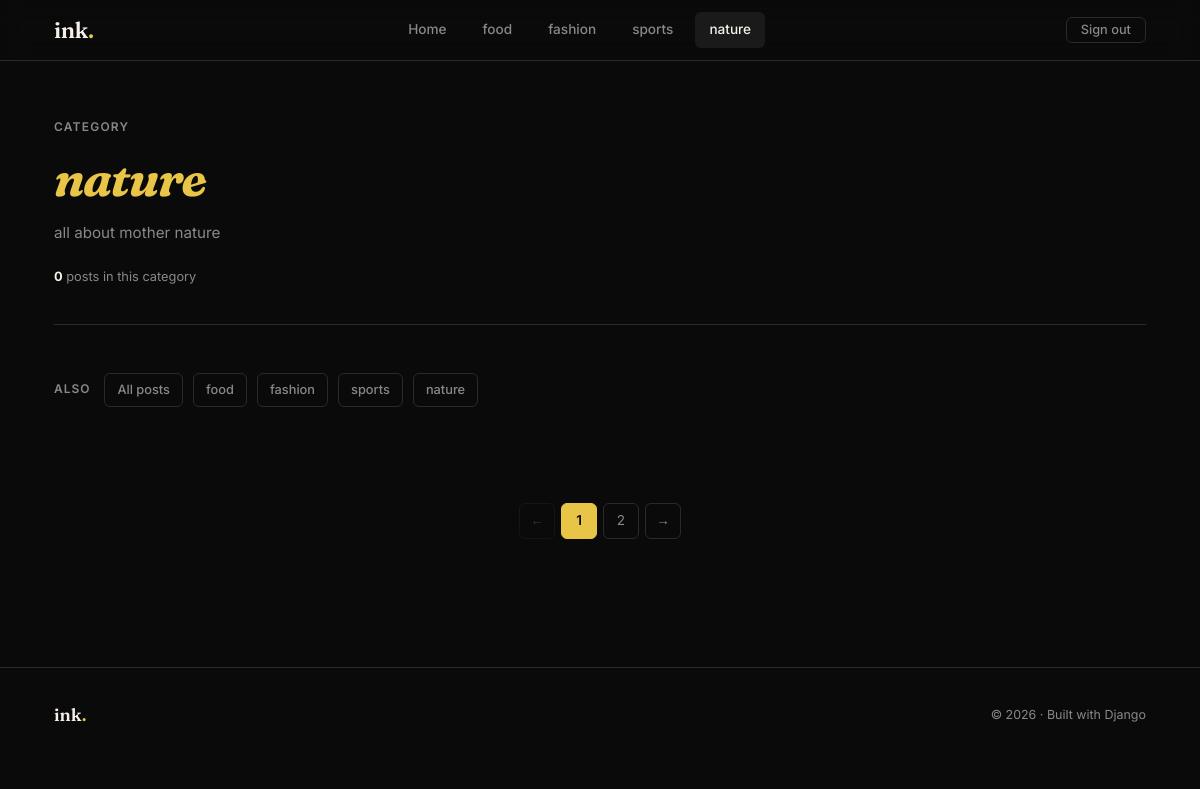
The page /category/nature/ on the database its author committed.
### core/models.py (models this page shows, shortened)
class Category(models.Model):
    name = models.CharField(max_length=100)
    description = models.TextField()
    date_posted = models.DateTimeField(auto_now_add=True)

### core/views.py (the view)
# urls.py: path('category/<str:name>/', views.category, name='category_detail'),
def category(request,name):
    category = Category.objects.get(name=name)
    Categories = Category.objects.all()
    category_post = Article.objects.filter(category=category)
    context = {
        'category': category,
        'categories': Categories,
        'category_post': category_post
    }
    return render(request, 'category_detail.html', context)

### core/templates/category_detail.html (shortened to what this page needs)
{% load static %}
<!DOCTYPE html>
<html lang="en">
<head>
  <link rel="stylesheet" href="{% static 'blog.css' %}" />
</head>
<body>
  <nav class="navbar">
    <div class="navbar__inner">
      <a href="{% url 'home' %}" class="navbar__brand">ink<span>.</span></a>
      <div class="navbar__links">
        <a href="{% url 'home' %}">Home</a>
        {% for item in categories %}
          <a href="{% url 'category_detail' item.name %}" {% if category == item %}class="active"{% endif %}>{{ item.name }}</a>
        {% endfor %}
      </div>
      <div class="navbar__auth">
        <a href="login.html" class="btn btn--ghost btn--sm">Sign out</a>
      </div>
    </div>
  </nav>
  <main class="container">
    <div class="category-hero">
      <p class="category-hero__tag">Category</p>
      <h1 class="category-hero__name"><span>{{ category.name }}</span></h1>
      <p class="category-hero__desc">{{ category.description }}</p>
      <p class="category-hero__count"><strong>{{ category_post.count }}</strong> posts in this category</p>
    </div>
    <div class="category-bar" style="margin-bottom:48px;">
      <span class="category-bar__label">Also</span>
      <a href="{% url 'home' %}" class="category-bar__link">All posts</a>
      {% for item in categories %}
        <a href="{% url 'category_detail' item.name %}" class="category-bar__link">{{ item.name }}</a>
      {% endfor %}
    </div>
    <div class="pagination">
      <span class="pagination__link pagination__link--disabled">←</span>
      <span class="pagination__link active">1</span>
      <a href="#" class="pagination__link">2</a>
      <a href="#" class="pagination__link">→</a>
    </div>
  </main>
  <footer class="footer">
    <div class="footer__inner">
      <span class="footer__brand">ink<span>.</span></span>
      <span class="footer__copy">&copy; 2026 · Built with Django</span>
    </div>
  </footer>
</body>
</html>

### core/static/blog.css (style rules this page uses)
:root { --bg: #0A0A0A; --surface: #141414; --card: #1A1A1A; --border: #2A2A2A; --accent: #E8C547; --accent-dim: #c9a93a; --text: #F5F0E8; --muted: #888; --danger: #e05c5c; --success: #4caf7d; --font-display: 'Fraunces', Georgia, serif; --font-body: 'Inter', system-ui, sans-serif; --radius: 6px; --radius-lg: 12px; --max-w: 1140px; --read-w: 700px; }
*, *::before, *::after { box-sizing: border-box; margin: 0; padding: 0; }
html { scroll-behavior: smooth; }
body { background: var(--bg); color: var(--text); font-family: var(--font-body); font-size: 16px; line-height: 1.7; min-height: 100vh; }
a { color: inherit; text-decoration: none; }
.navbar { position: sticky; top: 0; z-index: 100; background: rgba(10, 10, 10, 0.9); backdrop-filter: blur(12px); border-bottom: 1px solid var(--border); }
.navbar__inner { max-width: var(--max-w); margin: 0 auto; padding: 0 24px; height: 60px; display: flex; align-items: center; justify-content: space-between; gap: 24px; }
.navbar__brand { font-family: var(--font-display); font-size: 1.4rem; font-weight: 600; letter-spacing: -0.02em; color: var(--text); }
.navbar__brand span { color: var(--accent); }
.navbar__links { display: flex; align-items: center; gap: 8px; }
.navbar__links a { font-size: 0.85rem; font-weight: 500; color: var(--muted); padding: 6px 14px; border-radius: var(--radius); transition: color 0.2s, background 0.2s; }
.navbar__links a:hover, .navbar__links a.active { color: var(--text); background: var(--card); }
.navbar__auth { display: flex; align-items: center; gap: 8px; }
.btn { display: inline-flex; align-items: center; gap: 8px; padding: 9px 20px; font-family: var(--font-body); font-size: 0.85rem; font-weight: 500; border-radius: var(--radius); border: 1px solid transparent; cursor: pointer; transition: all 0.2s; line-height: 1; white-space: nowrap; }
.btn--ghost { background: transparent; color: var(--muted); border-color: var(--border); }
.btn--sm { padding: 6px 14px; font-size: 0.8rem; }
.container { max-width: var(--max-w); margin: 0 auto; padding: 0 24px; }
.category-bar { display: flex; align-items: center; gap: 10px; flex-wrap: wrap; margin-bottom: 36px; }
.category-bar__label { font-size: 0.75rem; font-weight: 600; text-transform: uppercase; letter-spacing: 0.08em; color: var(--muted); margin-right: 4px; }
.category-bar__link { font-size: 0.8rem; font-weight: 500; color: var(--muted); padding: 5px 12px; border-radius: var(--radius); border: 1px solid var(--border); transition: all 0.2s; }
.category-hero { padding: 56px 0 36px; border-bottom: 1px solid var(--border); margin-bottom: 48px; }
.category-hero__tag { font-size: 0.75rem; font-weight: 600; text-transform: uppercase; letter-spacing: 0.1em; color: var(--muted); margin-bottom: 16px; }
.category-hero__name { font-family: var(--font-display); font-size: clamp(2rem, 5vw, 3rem); font-weight: 700; letter-spacing: -0.03em; line-height: 1.1; }
.category-hero__name span { color: var(--accent); font-style: italic; }
.category-hero__desc { margin-top: 14px; font-size: 0.95rem; color: var(--muted); max-width: 480px; }
.category-hero__count { margin-top: 20px; font-size: 0.8rem; color: var(--muted); }
.category-hero__count strong { color: var(--text); }
.pagination { display: flex; align-items: center; justify-content: center; gap: 6px; padding: 48px 0; }
.pagination__link { width: 36px; height: 36px; display: flex; align-items: center; justify-content: center; border-radius: var(--radius); border: 1px solid var(--border); font-size: 0.85rem; color: var(--muted); transition: all 0.2s; }
.pagination__link.active { background: var(--accent); color: #0A0A0A; border-color: var(--accent); font-weight: 600; }
.pagination__link--disabled { opacity: 0.35; pointer-events: none; }
.footer { border-top: 1px solid var(--border); padding: 32px 0; margin-top: 80px; }
.footer__inner { max-width: var(--max-w); margin: 0 auto; padding: 0 24px; display: flex; align-items: center; justify-content: space-between; gap: 16px; flex-wrap: wrap; }
.footer__brand { font-family: var(--font-display); font-weight: 600; font-size: 1.1rem; }
.footer__brand span { color: var(--accent); }
.footer__copy { font-size: 0.78rem; color: var(--muted); }

### rows shown on the page
Category: name "food"
Category: name "fashion"
Category: name "sports"
Category: name "nature", description "all about mother nature"

### other values the page prints
{{ category_post.count }} "0"
